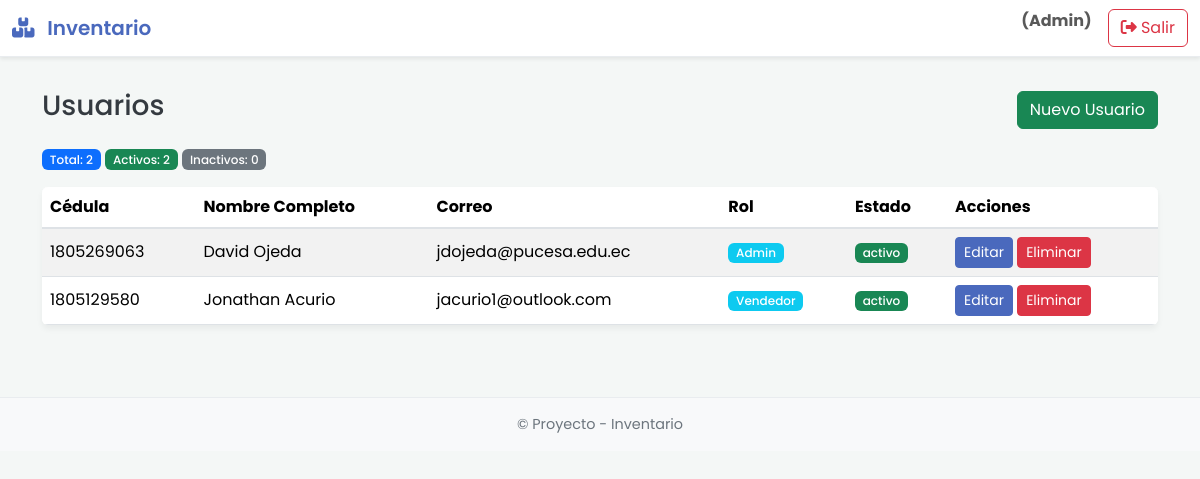
The page /usuarios.php (signed in) on the database its author committed.
### tables this page shows
CREATE TABLE `usuarios` (
  `id` int NOT NULL,
  `cedula` varchar(20) NOT NULL,
  `nombres` varchar(100) NOT NULL,
  `apellidos` varchar(100) NOT NULL,
  `clave` varchar(255) NOT NULL,
  `correo` varchar(255) NOT NULL,
  `telefono` varchar(255) NOT NULL,
  `estado` enum('activo','inactivo') DEFAULT 'activo',
  `pregunta1` varchar(255) DEFAULT NULL,
  `respuesta1` varchar(255) DEFAULT NULL,
  `pregunta2` varchar(255) DEFAULT NULL,
  `respuesta2` varchar(255) DEFAULT NULL,
  `rol_id` int DEFAULT NULL
);

CREATE TABLE `roles` (
  `id` int NOT NULL,
  `nombre` varchar(50) NOT NULL,
  `descripcion` text
);

### usuarios.php (the view)
<?php
include 'header.php';
include 'db.php';
$total = $pdo->query("SELECT COUNT(*) FROM usuarios")->fetchColumn();
$activos = $pdo->query("SELECT COUNT(*) FROM usuarios WHERE estado = 'activo'")->fetchColumn();
$inactivos = $pdo->query("SELECT COUNT(*) FROM usuarios WHERE estado = 'inactivo'")->fetchColumn();
$stm = $pdo->query("SELECT u.*, r.nombre as rol_nombre FROM usuarios u LEFT JOIN roles r ON u.rol_id = r.id");
$usuarios = $stm->fetchAll();
?>
<div class="d-flex justify-content-between align-items-center mb-3">
  <h3>Usuarios</h3>
  <div>
    <a href="agregar_usuario.php" class="btn btn-success">Nuevo Usuario</a>
  </div>
</div>
<div class="mb-3">
  <span class="badge bg-primary">Total: <?= $total ?></span>
  <span class="badge bg-success">Activos: <?= $activos ?></span>
  <span class="badge bg-secondary">Inactivos: <?= $inactivos ?></span>
</div>
<table class="table table-striped">
  <thead>
    <tr><th>Cédula</th><th>Nombre Completo</th><th>Correo</th><th>Rol</th><th>Estado</th><th>Acciones</th></tr>
  </thead>
  <tbody>
    <?php foreach($usuarios as $u): ?>
      <tr>
        <td><?= htmlspecialchars($u['cedula']) ?></td>
        <td><?= htmlspecialchars($u['nombres'] . ' ' . $u['apellidos']) ?></td>
        <td><?= htmlspecialchars($u['correo']) ?></td>
        <td><span class="badge bg-info"><?= htmlspecialchars($u['rol_nombre'] ?? 'Sin rol') ?></span></td>
        <td>
            <span class="badge <?= $u['estado'] == 'activo' ? 'bg-success' : 'bg-secondary' ?>">
                <?= htmlspecialchars($u['estado']) ?>
            </span>
        </td>
        <td>
          <a href="editar_usuario.php?id=<?= $u['id'] ?>" class="btn btn-sm btn-primary">Editar</a>
          <a href="eliminar_usuario.php?id=<?= $u['id'] ?>" class="btn btn-sm btn-danger" onclick="return confirm('¿Estás seguro de que quieres eliminar a este usuario?')">Eliminar</a>
        </td>
      </tr>
    <?php endforeach; ?>
  </tbody>
</table>
<?php include 'footer.php'; ?>

### assets/css/style.css (style rules this page uses)
:root { --primary-color: #4a69bd; --secondary-color: #6c757d; --light-color: #f8f9fa; --dark-color: #343a40; --font-family: 'Poppins', sans-serif; --border-radius: 0.375rem; }
body { font-family: var(--font-family); background-color: #f4f7f6; color: var(--dark-color); }
.btn-primary { background-color: var(--primary-color); border-color: var(--primary-color); transition: background-color 0.2s ease-in-out; }
.table { background-color: #fff; border-radius: var(--border-radius); overflow: hidden; box-shadow: 0 4px 6px rgba(0,0,0,.05); }
.table thead { background-color: var(--light-color); color: var(--dark-color); font-weight: 600; border-bottom: 2px solid #dee2e6; }
.table th, .table td { vertical-align: middle; }
.badge { font-weight: 500; }

### rows shown on the page
usuarios: cedula "1805269063", nombres+apellidos "David Ojeda", correo "jdojeda@pucesa.edu.ec", rol.nombre "Admin", estado "activo"
usuarios: cedula "1805129580", nombres+apellidos "Jonathan Acurio", correo "jacurio1@outlook.com", rol.nombre "Vendedor", estado "activo"

### other values the page prints
$_SESSION["usuario_rol"] "Admin"
$total "2"
$activos "2"
$inactivos "0"
